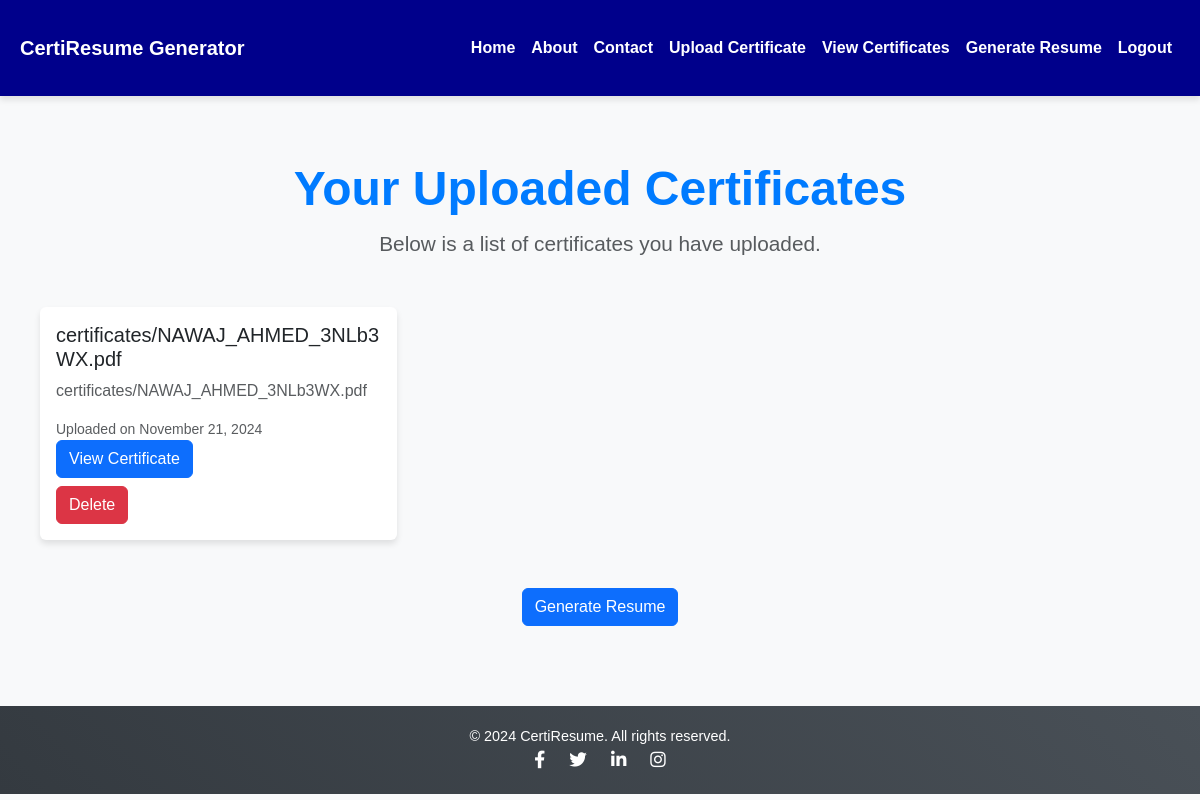
Screenshot of /certificates/ (signed in) with the database file from the repository.
### resume_app/models.py (models this page shows, shortened)
class Certificate(models.Model):
    user = models.ForeignKey('auth.User', on_delete=models.CASCADE)
    certificate_file = models.FileField(upload_to='certificates/')
    uploaded_at = models.DateTimeField(auto_now_add=True)

### resume_app/views.py (the view)
# urls.py: path('certificates/', views.certificate_list, name='certificate_list'),
@login_required
def certificate_list(request):
    certificates = Certificate.objects.filter(user=request.user)
    return render(request, 'resume_app/certificate_list.html', {'certificates': certificates})

### resume_app/templates/resume_app/certificate_list.html (shortened to what this page needs)
{% extends 'resume_app/base.html' %}
{% block content %}
<div class="container">
    <div class="header text-center mb-5">
        <h1>Your Uploaded Certificates</h1>
        <p class="text-muted">Below is a list of certificates you have uploaded.</p>
    </div>
    <div class="row">
        {% for cert in certificates %}
        <div class="col-md-4 mb-4">
            <div class="card d-flex flex-column h-100">
                <div class="card-body d-flex flex-column">
                    <h5 class="card-title">{{ cert.certificate_file.name|truncatewords:3 }}</h5>
                    <p class="card-text text-muted">{{ cert.certificate_file.name }}</p>
                    <small class="text-muted">Uploaded on {{ cert.uploaded_at|date:"F j, Y" }}</small>
                    <div class="mt-auto">
                        <a href="{{ cert.certificate_file.url }}" class="btn btn-primary" target="_blank">View Certificate</a>
                        <form method="POST" action="{% url 'delete_certificate' cert.id %}">
                            <button type="submit" class="btn btn-danger mt-2">Delete</button>
                        </form>
                    </div>
                </div>
            </div>
        </div>
        {% empty %}
        <div class="col-12 text-center">
            <p>No certificates uploaded yet.</p>
        </div>
        {% endfor %}
    </div>
    <div class="text-center mt-4">
        <form method="POST" action="{% url 'generate_resume' %}">
            <button type="submit" class="btn btn-primary btn-block">Generate Resume</button>
        </form>
    </div>
</div>
{% endblock %}

### resume_app/templates/resume_app/base.html (style rules this page uses)
body { font-family: 'Poppins', Arial, sans-serif; background-color: #f8f9fa; margin: 0; padding: 0; color: #212529; }
.container { max-width: 1200px; margin: auto; padding: 20px; }
.card { border: none; box-shadow: 0 4px 6px rgba(0, 0, 0, 0.1); transition: transform 0.3s ease, box-shadow 0.3s ease; }
.header h1 { font-size: 3rem; font-weight: bold; color: #007bff; text-align: center; margin-bottom: 10px; }
.header p { font-size: 1.3rem; color: #6c757d; text-align: center; margin-bottom: 30px; }

### rows the page displays
Certificate: certificate_file.name "certificates/NAWAJ_AHMED_3NLb3WX.pdf", uploaded_at "November 21, 2024"
